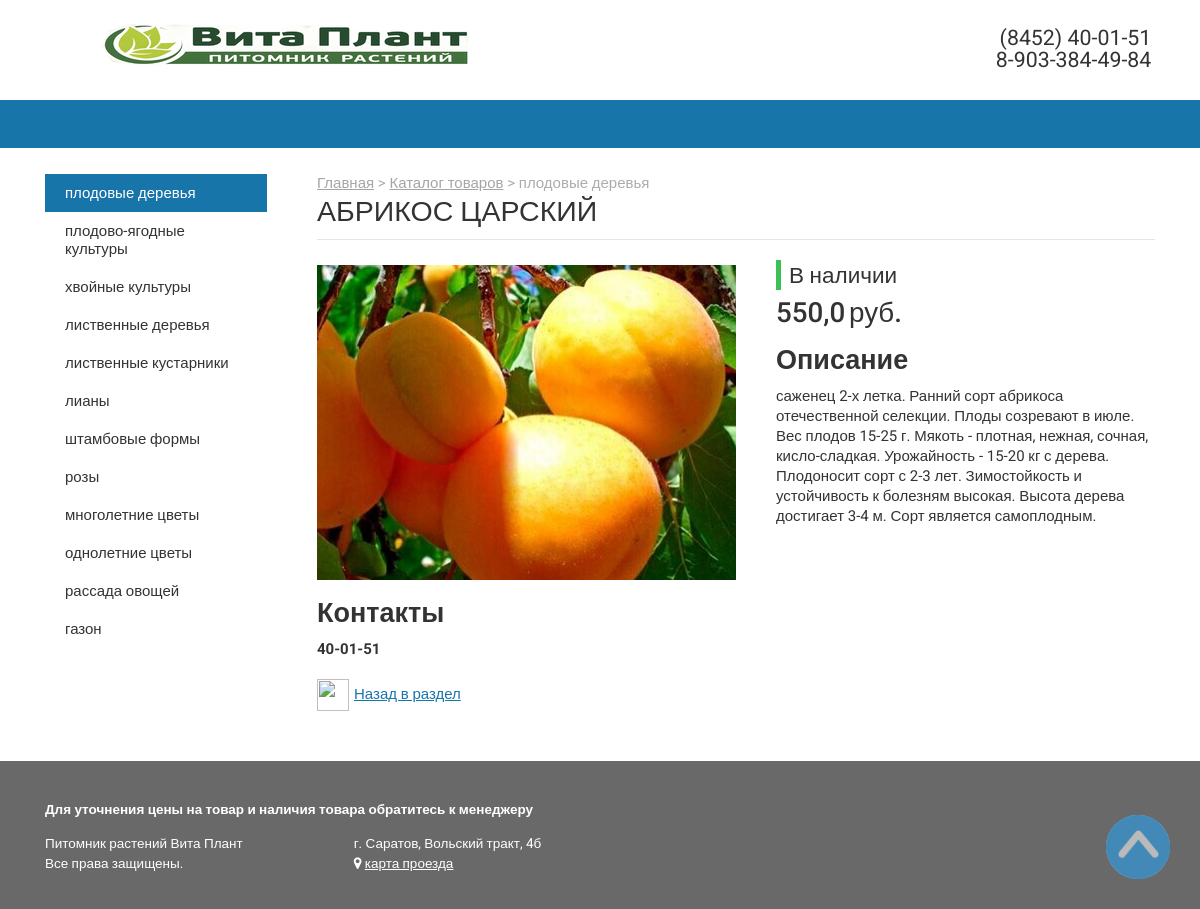
Screenshot of /430/ with the database file from the repository.
### store/models.py (models this page shows, shortened)
class Category(models.Model):
	name = models.CharField('Название', max_length=50)
	url = models.SlugField('URL', max_length=200, unique=True, default='')
	image = models.ImageField('Фото', null=True, blank=True)
	description = models.TextField('Описание', default='')
	objects = models.Manager()
	class Meta:
		verbose_name = 'Категория'
		verbose_name_plural = 'Категории'

class Product(models.Model):
	category = models.ForeignKey(Category, verbose_name='Катерогия товаров', on_delete=models.SET_NULL, null=True)
	name = models.CharField('Название', max_length=200)
	price = models.FloatField('Цена')
	availability = models.BooleanField('В наличии', default=False,null=True, blank=True)
	image = models.ImageField('Фото', null=True, blank=True)
	description = models.TextField('Описание', default='')
	contact = models.TextField('Контакты', default='')
	objects = models.Manager()
	class Meta:
		verbose_name = 'Товар'
		verbose_name_plural = 'Товары'
	def is_availible(self):
		return self.availability
	@property
	def imageURL(self):
		try:
			url = self.image.url
		except:
			url = ''
		return url

### store/views.py (the view)
# urls.py: path('<int:product_id>/', views.detail, name='detail'),
def detail(request, product_id):
	menu = Category.objects.all()
	try:
		product = Product.objects.get(id=product_id)
	except:
		raise Http404('Товар с указанным ID не найден.')
	context = {
		'product': product,
		'menu': menu
	}
	return render(request, 'store/detail.html', context)

### store/templates/store/detail.html (shortened to what this page needs)
{% extends 'store/main.html' %}
{% load static %}
{% block content %}
<div id="content">
    <div class="inner clearfix">
        <div id="sidebar">
            <ul id="menu" class="left sm sm-theme sm-vertical">
                {% for section in menu %}
                {% if section.name == product.category.name %}
                <li class="selected"> <a href="../{{section.url}}">{{section.name}}</a> </li>
                {% else %}
                <li> <a href="../{{section.url}}">{{section.name}}</a> </li>
                {% endif %}
                {% endfor %}
            </ul>
        </div>
        <div id="workarea" class="partial clearfix">
            <div id="breadcrumbs" class="default"> <span>
                    <a href="{% url 'store:store' %}" title="Главная">Главная</a>
                </span> <span>>
                    <a href="{% url 'store:products' %}" title="Каталог товаров">Каталог товаров</a>
                </span> <span>> {{product.category.name}}</span> </div>
            <h1 class="title">{{product.name}}</h1>
            <div id="catalog" class="default">
                <div id="catalog-element" class="default">
                    <div class="card clearfix">
                        <div class="col-left">
                            <div class="swiper-container pictures">
                                <div class="swiper-wrapper">
                                    <div class="swiper-slide">
                                        <a class="fancybox" href="{{product.imageURL}}" rel="group-502"> <img src="{{product.imageURL}}" alt="{{product.name}}" title="{{product.name}}" style="width: 420px; height: 315px;"> </a>
                                    </div>
                                </div>
                            </div>
                        </div>
                        <div class="col-right">
                            <div class="info">
                                {% if product.is_availible == True %}
                                <div class="marks"> <span class="status" style="font-size: 150%; padding: 2px 8px; border-left: 5px solid; border-color: #3cc051; margin-bottom: 10px;">В наличии</span> </div>
                                {% else %}
                                <div class="marks"> <span class="status" style="font-size: 150%; padding: 2px 8px; border-left: 5px solid; border-color: #ff4d00; margin-bottom: 10px;">Нет в наличии</span> </div>
                                {% endif %}
                                <div class="price">
                                    <div class="actual" style="margin-top: 15px;"> <span class="value" style="font-size: 185%; font-weight: 500;">{{product.price}}</span> <span class="currency" style="font-size: 185%; font-weight: 500;">руб.</span> </div>
                                </div>
                                <div class="detail-text clearfix">
                                    <h2>Описание</h2>{{product.description}}
                                </div>
                            </div>
                        </div>
                    </div>
                    <div class="detail-text clearfix">
                        <h2>Контакты</h2><strong>{{product.contact}}</strong>
                    </div>
                    <br>
                    <div class="back-link"> <a href="../"><img src="{% static 'include/back.png' %}" style="width: 32px; height: 32px; margin-right: 5px;">Назад в раздел</a> </div>
                </div>
            </div>
        </div>
    </div>
</div>
{% endblock %}

### rows the page displays
Category: name "плодовые деревья"
Category: name "плодово-ягодные культуры"
Category: name "хвойные культуры"
Category: name "лиственные деревья"
Category: name "лиственные кустарники"
Category: name "лианы"
Category: name "штамбовые формы"
Category: name "розы"
Category: name "многолетние цветы"
Category: name "однолетние цветы"
Category: name "рассада овощей"
Category: name "газон"
Product: category.name "плодовые деревья", name "АБРИКОС ЦАРСКИЙ", imageURL (picture), price "550,0", description "саженец 2-х летка. Ранний сорт абрикоса отечественной селекции. Плоды созревают в июле. Вес плодов 15-25 г. Мякоть - плотная, нежная, сочная, кисло-сладкая. Урожайность - 15-20 кг с дерева. Плодоносит сорт с 2-3 лет. Зимостойкость и устойчивость к болезням высокая. Высота дерева достигает 3-4 м. Сорт является самоплодным.", contact "40-01-51"
